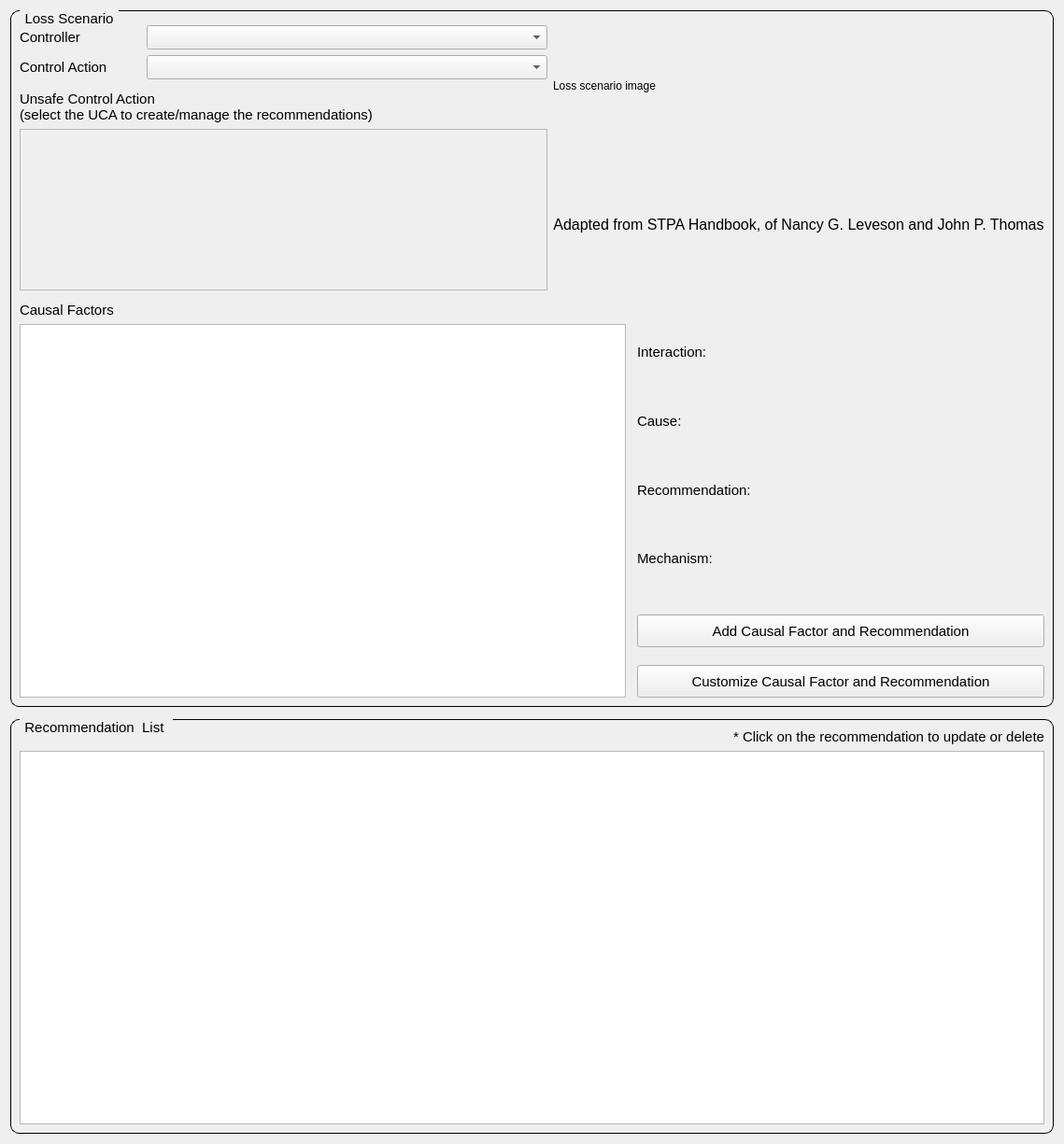
              <widget class="QWidget" name="scrollAreaWidgetContents_5">
               <property name="geometry">
                <rect>
                 <x>0</x>
                 <y>0</y>
                 <width>1139</width>
                 <height>1225</height>
                </rect>
               </property>
               <layout class="QGridLayout" name="gridLayout_16">
                <item row="0" column="0">
                 <layout class="QGridLayout" name="gridLayout_15">
                  <item row="1" column="0">
                   <spacer name="verticalSpacer_41">
                    <property name="orientation">
                     <enum>Qt::Vertical</enum>
                    </property>
                    <property name="sizeType">
                     <enum>QSizePolicy::Maximum</enum>
                    </property>
                    <property name="sizeHint" stdset="0">
                     <size>
                      <width>20</width>
                      <height>25</height>
                     </size>
                    </property>
                   </spacer>
                  </item>
                  <item row="0" column="0">
                   <widget class="QGroupBox" name="groupBox_6">
                    <property name="styleSheet">
                     <string notr="true">QGroupBox {
    border: 1px solid black;
    border-radius: 9px;
    margin-top: 0.5em;
    font-size: 15px;
}

QGroupBox::title {
    subcontrol-origin: margin;
    left: 10px;
    padding: 0 3px 0 3px;
}</string>
                    </property>
                    <property name="title">
                     <string>Loss Scenario</string>
                    </property>
                    <layout class="QGridLayout" name="gridLayout_14">
                     <item row="0" column="0">
                      <layout class="QHBoxLayout" name="horizontalLayout_126">
                       <item>
                        <layout class="QVBoxLayout" name="verticalLayout_57">
                         <item>
                          <layout class="QHBoxLayout" name="horizontalLayout_64">
                           <property name="topMargin">
                            <number>6</number>
                           </property>
                           <item>
                            <widget class="QLabel" name="label_31">
                             <property name="minimumSize">
                              <size>
                               <width>130</width>
                               <height>0</height>
                              </size>
                             </property>
                             <property name="maximumSize">
                              <size>
                               <width>130</width>
                               <height>16777215</height>
                              </size>
                             </property>
                             <property name="font">
                              <font>
                               <pointsize>11</pointsize>
                              </font>
                             </property>
                             <property name="text">
                              <string>Controller</string>
                             </property>
                            </widget>
                           </item>
                           <item>
                            <widget class="QComboBox" name="combobox_fourth_controller">
                             <property name="font">
                              <font>
                               <pointsize>11</pointsize>
                              </font>
                             </property>
                             <property name="focusPolicy">
                              <enum>Qt::StrongFocus</enum>
                             </property>
                            </widget>
                           </item>
                          </layout>
                         </item>
                         <item>
                          <layout class="QHBoxLayout" name="horizontalLayout_63">
                           <item>
                            <widget class="QLabel" name="label_12">
                             <property name="minimumSize">
                              <size>
                               <width>130</width>
                               <height>0</height>
                              </size>
                             </property>
                             <property name="maximumSize">
                              <size>
                               <width>130</width>
                               <height>16777215</height>
                              </size>
                             </property>
                             <property name="font">
                              <font>
                               <pointsize>11</pointsize>
                              </font>
                             </property>
                             <property name="text">
                              <string>Control Action</string>
                             </property>
                            </widget>
                           </item>
                           <item>
                            <widget class="QComboBox" name="combobox_fourth_control_action">
                             <property name="font">
                              <font>
                               <pointsize>11</pointsize>
                              </font>
                             </property>
                             <property name="focusPolicy">
                              <enum>Qt::StrongFocus</enum>
                             </property>
                            </widget>
                           </item>
                          </layout>
                         </item>
                         <item>
                          <layout class="QVBoxLayout" name="verticalLayout_75">
                           <property name="topMargin">
                            <number>6</number>
                           </property>
                           <item>
                            <widget class="QLabel" name="label_33">
                             <property name="minimumSize">
                              <size>
                               <width>0</width>
                               <height>0</height>
                              </size>
                             </property>
                             <property name="maximumSize">
                              <size>
                               <width>16777215</width>
                               <height>16777215</height>
                              </size>
                             </property>
                             <property name="font">
                              <font>
                               <pointsize>11</pointsize>
                              </font>
                             </property>
                             <property name="text">
                              <string>Unsafe Control Action
(select the UCA to create/manage the recommendations)</string>
                             </property>
                            </widget>
                           </item>
                           <item>
                            <widget class="QListWidget" name="listwidget_fourth_uca">
                             <property name="enabled">
                              <bool>false</bool>
                             </property>
                             <property name="minimumSize">
                              <size>
                               <width>0</width>
                               <height>150</height>
                              </size>
                             </property>
                             <property name="maximumSize">
                              <size>
                               <width>16777215</width>
                               <height>16777215</height>
                              </size>
                             </property>
                             <property name="alternatingRowColors">
                              <bool>true</bool>
                             </property>
                            </widget>
                           </item>
                          </layout>
                         </item>
                        </layout>
                       </item>
                       <item>
                        <layout class="QVBoxLayout" name="verticalLayout_61">
                         <item>
                          <widget class="QLabel" name="label_fourth_loss_img">
                           <property name="minimumSize">
                            <size>
                             <width>0</width>
                             <height>0</height>
                            </size>
                           </property>
                           <property name="maximumSize">
                            <size>
                             <width>16777215</width>
                             <height>16777215</height>
                            </size>
                           </property>
                           <property name="text">
                            <string>Loss scenario image</string>
                           </property>
                          </widget>
                         </item>
                         <item>
                          <widget class="QLabel" name="label_55">
                           <property name="font">
                            <font>
                             <pointsize>12</pointsize>
                            </font>
                           </property>
                           <property name="text">
                            <string>Adapted from STPA Handbook, of Nancy G. Leveson and John P. Thomas</string>
                           </property>
                           <property name="alignment">
                            <set>Qt::AlignCenter</set>
                           </property>
                          </widget>
                         </item>
                        </layout>
                       </item>
                      </layout>
                     </item>
                     <item row="1" column="0">
                      <layout class="QHBoxLayout" name="horizontalLayout_107">
                       <property name="topMargin">
                        <number>6</number>
                       </property>
                       <item>
                        <layout class="QVBoxLayout" name="verticalLayout_63">
                         <item>
                          <widget class="QLabel" name="label_34">
                           <property name="minimumSize">
                            <size>
                             <width>130</width>
                             <height>0</height>
                            </size>
                           </property>
                           <property name="maximumSize">
                            <size>
                             <width>130</width>
                             <height>16777215</height>
                            </size>
                           </property>
                           <property name="font">
                            <font>
                             <pointsize>11</pointsize>
                            </font>
                           </property>
                           <property name="text">
                            <string>Causal Factors</string>
                           </property>
                          </widget>
                         </item>
                         <item>
                          <widget class="QListWidget" name="listwidget_fourth_causal_factor">
                           <property name="minimumSize">
                            <size>
                             <width>600</width>
                             <height>400</height>
                            </size>
                           </property>
                           <property name="font">
                            <font>
                             <pointsize>11</pointsize>
                            </font>
                           </property>
                           <property name="alternatingRowColors">
                            <bool>true</bool>
                           </property>
                           <property name="wordWrap">
                            <bool>true</bool>
                           </property>
                          </widget>
                         </item>
                        </layout>
                       </item>
                       <item>
                        <layout class="QVBoxLayout" name="verticalLayout_62">
                         <property name="leftMargin">
                          <number>6</number>
                         </property>
                         <item>
                          <spacer name="verticalSpacer_40">
                           <property name="orientation">
                            <enum>Qt::Vertical</enum>
                           </property>
                           <property name="sizeType">
                            <enum>QSizePolicy::Maximum</enum>
                           </property>
                           <property name="sizeHint" stdset="0">
                            <size>
                             <width>20</width>
                             <height>20</height>
                            </size>
                           </property>
                          </spacer>
                         </item>
                         <item>
                          <layout class="QHBoxLayout" name="horizontalLayout_65">
                           <item>
                            <widget class="QLabel" name="label_fourth_interaction">
                             <property name="minimumSize">
                              <size>
                               <width>130</width>
                               <height>0</height>
                              </size>
                             </property>
                             <property name="maximumSize">
                              <size>
                               <width>130</width>
                               <height>16777215</height>
                              </size>
                             </property>
                             <property name="font">
                              <font>
                               <pointsize>11</pointsize>
                              </font>
                             </property>
                             <property name="text">
                              <string>Interaction:</string>
                             </property>
                            </widget>
                           </item>
                           <item>
                            <widget class="QLabel" name="label_fourth_interaction_desc">
                             <property name="minimumSize">
                              <size>
                               <width>300</width>
                               <height>0</height>
                              </size>
                             </property>
                             <property name="maximumSize">
                              <size>
                               <width>16777215</width>
                               <height>16777215</height>
                              </size>
                             </property>
                             <property name="font">
                              <font>
                               <pointsize>11</pointsize>
                              </font>
                             </property>
                             <property name="text">
                              <string/>
                             </property>
                             <property name="wordWrap">
                              <bool>true</bool>
                             </property>
                            </widget>
                           </item>
                          </layout>
                         </item>
                         <item>
                          <layout class="QHBoxLayout" name="horizontalLayout_99">
                           <item>
                            <widget class="QLabel" name="label_89">
                             <property name="minimumSize">
                              <size>
                               <width>130</width>
                               <height>0</height>
                              </size>
                             </property>
                             <property name="maximumSize">
                              <size>
                               <width>130</width>
                               <height>16777215</height>
                              </size>
                             </property>
                             <property name="font">
                              <font>
                               <pointsize>11</pointsize>
                              </font>
                             </property>
                             <property name="text">
                              <string>Cause:</string>
                             </property>
                            </widget>
                           </item>
                           <item>
                            <widget class="QLabel" name="label_fourth_cause">
                             <property name="minimumSize">
                              <size>
                               <width>300</width>
                               <height>0</height>
                              </size>
                             </property>
                             <property name="maximumSize">
                              <size>
                               <width>16777215</width>
                               <height>16777215</height>
                              </size>
                             </property>
                             <property name="font">
                              <font>
                               <pointsize>11</pointsize>
                              </font>
                             </property>
                             <property name="text">
                              <string/>
                             </property>
                             <property name="wordWrap">
                              <bool>true</bool>
                             </property>
                            </widget>
                           </item>
                          </layout>
                         </item>
                         <item>
                          <layout class="QHBoxLayout" name="horizontalLayout_101">
                           <item>
                            <widget class="QLabel" name="label_99">
                             <property name="minimumSize">
                              <size>
                               <width>130</width>
                               <height>0</height>
                              </size>
                             </property>
                             <property name="maximumSize">
                              <size>
                               <width>130</width>
                               <height>16777215</height>
                              </size>
                             </property>
                             <property name="font">
                              <font>
                               <pointsize>11</pointsize>
                              </font>
                             </property>
                             <property name="text">
                              <string>Recommendation:</string>
                             </property>
                            </widget>
                           </item>
                           <item>
                            <widget class="QLabel" name="label_fourth_recommendation">
                             <property name="minimumSize">
                              <size>
                               <width>300</width>
                               <height>0</height>
                              </size>
                             </property>
                             <property name="maximumSize">
                              <size>
                               <width>16777215</width>
                               <height>16777215</height>
                              </size>
                             </property>
                             <property name="font">
                              <font>
                               <pointsize>11</pointsize>
                              </font>
                             </property>
                             <property name="text">
                              <string/>
                             </property>
                             <property name="wordWrap">
                              <bool>true</bool>
                             </property>
                            </widget>
                           </item>
                          </layout>
                         </item>
                         <item>
                          <layout class="QHBoxLayout" name="horizontalLayout_106">
                           <item>
                            <widget class="QLabel" name="label_100">
                             <property name="minimumSize">
                              <size>
                               <width>130</width>
                               <height>0</height>
                              </size>
                             </property>
                             <property name="maximumSize">
                              <size>
                               <width>130</width>
                               <height>16777215</height>
                              </size>
                             </property>
                             <property name="font">
                              <font>
                               <pointsize>11</pointsize>
                              </font>
                             </property>
                             <property name="text">
                              <string>Mechanism:</string>
                             </property>
                            </widget>
                           </item>
                           <item>
                            <widget class="QLabel" name="label_fourth_mechanism">
                             <property name="minimumSize">
                              <size>
                               <width>300</width>
                               <height>0</height>
                              </size>
                             </property>
                             <property name="maximumSize">
                              <size>
                               <width>16777215</width>
                               <height>16777215</height>
                              </size>
                             </property>
                             <property name="font">
                              <font>
                               <pointsize>11</pointsize>
                              </font>
                             </property>
                             <property name="text">
                              <string/>
                             </property>
                             <property name="wordWrap">
                              <bool>true</bool>
                             </property>
                            </widget>
                           </item>
                          </layout>
                         </item>
                         <item>
                          <spacer name="verticalSpacer_29">
                           <property name="orientation">
                            <enum>Qt::Vertical</enum>
                           </property>
                           <property name="sizeType">
                            <enum>QSizePolicy::Maximum</enum>
                           </property>
                           <property name="sizeHint" stdset="0">
                            <size>
                             <width>20</width>
                             <height>20</height>
                            </size>
                           </property>
                          </spacer>
                         </item>
                         <item>
                          <widget class="QPushButton" name="button_fourth_add_causal_factor">
                           <property name="minimumSize">
                            <size>
                             <width>350</width>
                             <height>35</height>
                            </size>
                           </property>
                           <property name="maximumSize">
                            <size>
                             <width>16777215</width>
                             <height>35</height>
                            </size>
                           </property>
                           <property name="font">
                            <font>
                             <pointsize>11</pointsize>
                            </font>
                           </property>
                           <property name="text">
                            <string>Add Causal Factor and Recommendation</string>
                           </property>
                          </widget>
                         </item>
                         <item>
                          <spacer name="verticalSpacer_28">
                           <property name="orientation">
                            <enum>Qt::Vertical</enum>
                           </property>
                           <property name="sizeType">
                            <enum>QSizePolicy::Maximum</enum>
                           </property>
                           <property name="sizeHint" stdset="0">
                            <size>
                             <width>20</width>
                             <height>13</height>
                            </size>
                           </property>
                          </spacer>
                         </item>
                         <item>
                          <widget class="QPushButton" name="button_fourth_create_causal_factor">
                           <property name="minimumSize">
                            <size>
                             <width>350</width>
                             <height>35</height>
                            </size>
                           </property>
                           <property name="maximumSize">
                            <size>
                             <width>16777215</width>
                             <height>35</height>
                            </size>
                           </property>
                           <property name="font">
                            <font>
                             <pointsize>11</pointsize>
                            </font>
                           </property>
                           <property name="text">
                            <string>Customize Causal Factor and Recommendation</string>
                           </property>
                          </widget>
                         </item>
                        </layout>
                       </item>
                      </layout>
                     </item>
                    </layout>
                   </widget>
                  </item>
                  <item row="2" column="0">
                   <widget class="QGroupBox" name="groupBox_8">
                    <property name="styleSheet">
                     <string notr="true">QGroupBox {
    border: 1px solid black;
    border-radius: 9px;
    margin-top: 0.5em;
    font-size: 15px;
}

QGroupBox::title {
    subcontrol-origin: margin;
    left: 10px;
    padding: 0 3px 0 3px;
}</string>
                    </property>
                    <property name="title">
                     <string>Recommendation  List </string>
                    </property>
                    <layout class="QGridLayout" name="gridLayout_77">
                     <item row="0" column="0">
                      <widget class="QLabel" name="label_64">
                       <property name="maximumSize">
                        <size>
                         <width>16777215</width>
                         <height>16777215</height>
                        </size>
                       </property>
                       <property name="font">
                        <font>
                         <pointsize>11</pointsize>
                        </font>
                       </property>
                       <property name="text">
                        <string>* Click on the recommendation to update or delete</string>
                       </property>
                       <property name="alignment">
                        <set>Qt::AlignRight|Qt::AlignTrailing|Qt::AlignVCenter</set>
                       </property>
                      </widget>
                     </item>
                     <item row="1" column="0">
                      <widget class="QListWidget" name="listwidget_fourth_requirement">
                       <property name="minimumSize">
                        <size>
                         <width>0</width>
                         <height>400</height>
                        </size>
                       </property>
                       <property name="font">
                        <font>
                         <pointsize>11</pointsize>
                        </font>
                       </property>
                       <property name="horizontalScrollBarPolicy">
                        <enum>Qt::ScrollBarAsNeeded</enum>
                       </property>
                       <property name="alternatingRowColors">
                        <bool>true</bool>
                       </property>
                       <property name="wordWrap">
                        <bool>true</bool>
                       </property>
                      </widget>
                     </item>
                    </layout>
                   </widget>
                  </item>
                 </layout>
                </item>
               </layout>
              </widget>
